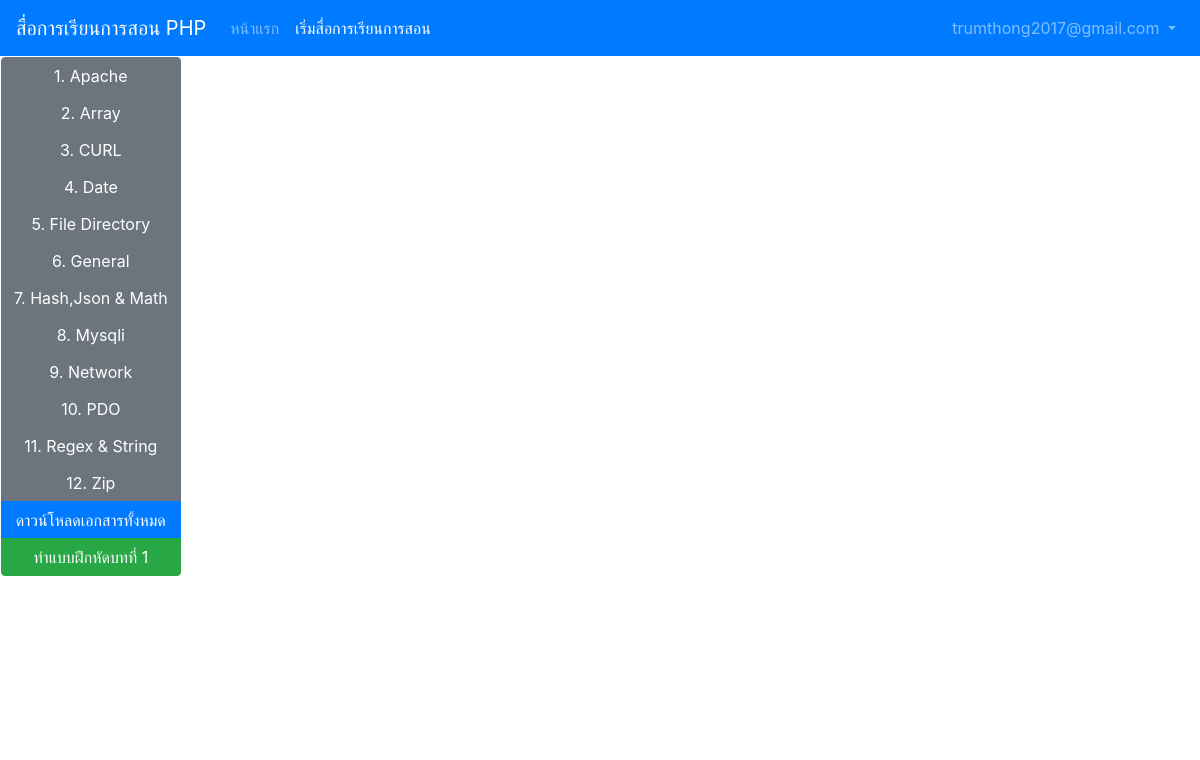
/instrmedia.php (signed in), run on the app's committed database.
### tables this page shows
CREATE TABLE `user` (
  `userid` int(11) NOT NULL,
  `email` text NOT NULL,
  `password` text NOT NULL,
  `haveadmin` int(1) NOT NULL
);

CREATE TABLE `header` (
  `id` int(11) NOT NULL,
  `name` text NOT NULL,
  `filename` text NOT NULL
);

### settings.php (called while the page is built)
<?php
$mysqli = new mysqli('localhost','learnphpme_phpdata','Team1556th','learnphpme_phpdata');
mysqli_set_charset($mysqli, "utf8");
$selectdata = "SELECT * FROM header";
$querydata = $mysqli->query($selectdata);
?>

### instrmedia.php (the view, shortened to what this page needs)
<?php
require 'settings.php';
?>
<!DOCTYPE html>
<html>
<head>
    <link rel="stylesheet" href="https://stackpath.bootstrapcdn.com/bootstrap/4.1.3/css/bootstrap.min.css">
</head>
<body>
    <nav class="navbar navbar-expand-lg navbar-dark bg-primary">
        <a class="navbar-brand" href="#">สื่อการเรียนการสอน PHP</a>
        <div class="collapse navbar-collapse" id="navbarSupportedContent">
            <ul class="navbar-nav mr-auto">
                <li class="nav-item">
                    <a class="nav-link" href="index.php">หน้าแรก <span class="sr-only">(current)</span></a>
                </li>
                <li class="nav-item active">
                    <a class="nav-link" href="">เริ่มสื่อการเรียนการสอน</a>
                </li>
            </ul>
            <ul class="nav navbar-nav navbar-right">
                    <?php
                    if (isset($_SESSION["userid"])) {
                    $sql = "SELECT * FROM user WHERE userid='$_SESSION[userid]'";
                    $get = mysqli_query($mysqli, $sql);
                    $loot = $get->fetch_assoc();
                    ?>
                    <li class="nav-item dropdown">
                        <a class="nav-link dropdown-toggle" href="#" id="navbarDropdown" role="button" data-toggle="dropdown" aria-haspopup="true" aria-expanded="false">
                        <?php echo $loot["email"]; ?>
                        </a>
                    </li>
                    <?php
                    } else {
                    ?>
                    <li class="nav-item">
                        <a class="nav-link" href="login.php">เข้าสู่ระบบ</a>
                    </li>
                    <?php
                    }
                    ?>
            </ul>
        </div>
    </nav>
    <table width="100%" height="85%">
    <tr>
    <td width="10%" valign="top">
    <div class="btn-group-vertical">
    <?php
    $b = 1;
    while($objResult = mysqli_fetch_array($querydata))
    {
    ?>
    <button type="button" class="btn btn-secondary" onclick="setURL('file/<?php echo $objResult['filename'] ?>#toolbar=0');changeexe('exe.php?c=<?php echo $objResult['id'] ?>');changeexebutton('ทำแบบฝึกหัดบทที่ <?php echo $objResult['id'] ?>');"><?php echo $b ?>. <?php echo $objResult['name'] ?></button>
    <?php
    $b++;
    }
    ?>
    <a class="btn btn-primary btn-block" href="file/phpinstrpdffile.pdf" target="_blank">ดาวน์โหลดเอกสารทั้งหมด</a>
    <a class="btn btn-success btn-block" href="exe.php?c=1" target="_blank" id="exe">ทำแบบฝึกหัดบทที่ 1</a>
    </div>
    </td>
    <td>
    <iframe src="file/Apache.pdf#toolbar=0" width="100%" style="height: 100%; border: none" id="iframefile"></iframe>
    </td>
    </tr>
    </table>
</body>
</html>

### instrmedia.php (style rules this page uses)
html, body { height: 100%; }

### data on the page
user: email "trumthong2017@gmail.com"
header: name "Apache"
header: name "Array"
header: name "CURL"
header: name "Date"
header: name "File Directory"
header: name "General"
header: name "Hash,Json & Math"
header: name "Mysqli"
header: name "Network"
header: name "PDO"
header: name "Regex & String"
header: name "Zip"
